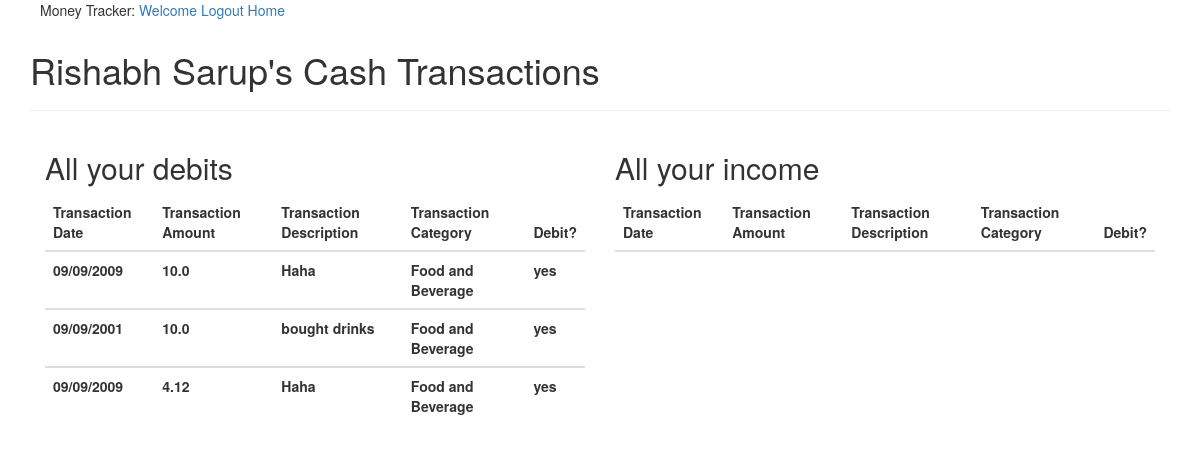
The page /allcashtransaction (signed in) on the database as committed earlier.
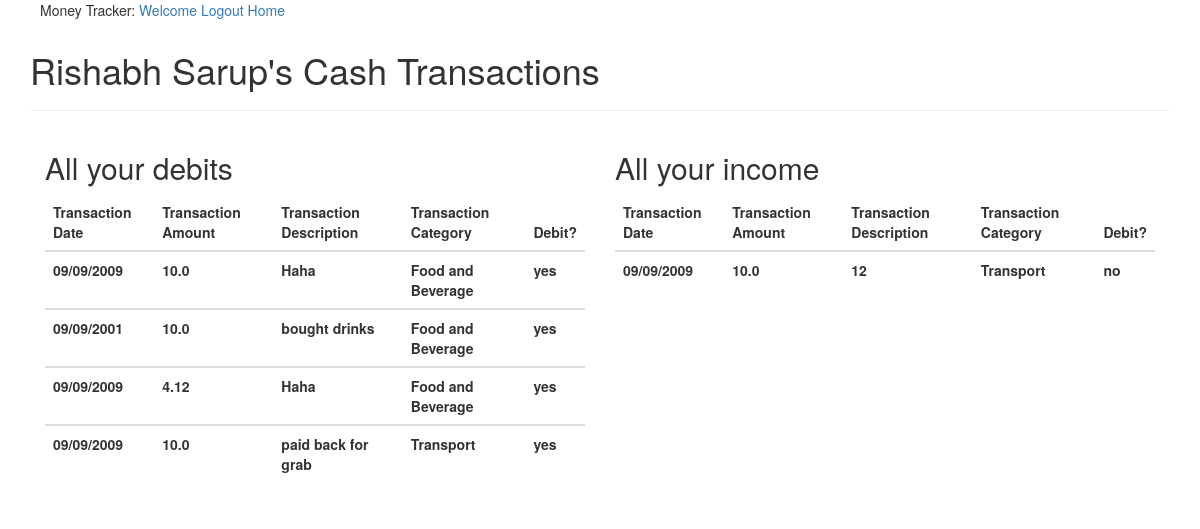
The same page on the database as committed later.
### app/models.py (models this page shows, shortened)
class User(UserMixin, db.Model):
    id = db.Column(db.Integer, primary_key=True)
    username = db.Column(db.String(64), index=True, unique=True)
    email = db.Column(db.String(120), index=True, unique=True)
    cashBalance = db.Column(db.Float, index = True)
    bankBalance = db.Column(db.Float, index = True)
    payappBalance = db.Column(db.Float, index = True)
    password_hash = db.Column(db.String(128))
    allTransactions = db.relationship('Transaction', backref = 'spender',lazy = 'dynamic')

class Transaction(db.Model):
    id = db.Column(db.Integer, primary_key=True)
    user_id = db.Column(db.Integer, db.ForeignKey('user.id')) #The user that the transaction is associated with.
    date = db.Column(db.String, index = True)
    debit = db.Column(db.Boolean, index = True) # True if the amount is to be subtracted, false if it is actually a credit
    amount = db.Column(db.Float, index = True)
    description = db.Column(db.String(255), index = True)
    category = db.Column(db.String(255), index = True)
    type = db.Column(db.String(255), index = True)
    transtype = db.Column(db.String(255), index = True)

### app/routes.py (the view)
@app.route('/allcashtransaction')
@login_required
def allcashtransaction():
    if current_user.is_anonymous:
        return redirect(url_for(login))
    user = current_user
    transactions = current_user.allTransactions
    cashlist = []
    for transaction in transactions:
        if transaction.type == 'Cash':
            cashlist.append(transaction)
    return render_template('cashtransactions.html', user = user, transactions = cashlist)

### app/models.py (called while the page is built)
@login.user_loader
def load_user(id):
    return User.query.get(int(id))

### app/templates/cashtransactions.html
{% extends "base.html" %}
{% block app_content %}
<h1> {{user.username}}'s Cash Transactions </h1>
<hr>
<div class = col-md-6>
   <h2> All your debits </h2>
  <table class = "table">
  <thead class = "thead-light">
  <tr>
    <th scope = "col"> Transaction Date </th>
    <th scope = "col"> Transaction Amount </th>
    <th scope = "col"> Transaction Description </th>
    <th scope = "col"> Transaction Category </th>
    <th scope = "col"> Debit? </th>
  </tr>
  </thead>
  {% for transaction in transactions %}
  {%if transaction.debit == True %}
  <tbody class = "tbody light">
  <th scope = "row"> {{transaction.date}} </th>
  <th scope = "row"> {{transaction.amount}} </th>
  <th scope = "row"> {{transaction.description}} </th>
  <th scope = "row"> {{transaction.category}} </th>
  <th scope = "row">{% if transaction.debit %} yes {% else %} no {% endif %}</th>
  </tbody>
  {% endif %}
  {% endfor %}
</table>
</div>
<div class = col-md-6>
    <h2> All your income </h2>
   <table class = "table">
   <thead class = "thead-light">
   <tr>
     <th scope = "col"> Transaction Date </th>
     <th scope = "col"> Transaction Amount </th>
     <th scope = "col"> Transaction Description </th>
     <th scope = "col"> Transaction Category </th>
     <th scope = "col"> Debit? </th>
   </tr>
   </thead>
   {% for transaction in transactions %}
   {%if transaction.debit == False %}
   <tbody class = "tbody light">
   <th scope = "row"> {{transaction.date}} </th>
   <th scope = "row"> {{transaction.amount}} </th>
   <th scope = "row"> {{transaction.description}} </th>
   <th scope = "row"> {{transaction.category}} </th>
   <th scope = "row">{% if transaction.debit %} yes {% else %} no {% endif %}</th>
   </tbody>
   {% endif %}
   {% endfor %}
 </table>
 </div>
{% endblock %}

### app/templates/base.html (shortened to what this page needs)
{% extends 'bootstrap/base.html'%}
{%block navbar %}
          <nav id="menu">
            <ul class="links">
            Money Tracker:
            <a href="{{ url_for('index') }}">Welcome</a>
            {% if current_user.is_anonymous %}
            <a href="{{ url_for('login') }}">Login</a>
            {% else %}
            <a href="{{ url_for('logout') }}">Logout</a>
            {% endif %}
            <a href="{{ url_for('home') }}">Home</a>
            </ul>
          </nav>
{% endblock %}
{% block content %}
  <div class = "container">
        {% block app_content %}{% endblock %}
    </div>
{%endblock%}

Rows that differ between the two databases and show on the page:
added Transaction: debit "yes", shown under "All your debits"
added Transaction: debit "no", shown under "All your income"
